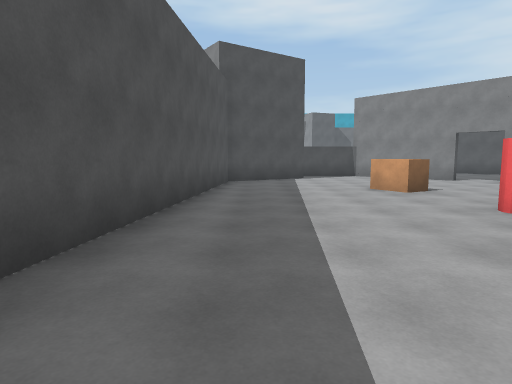
View 1 (above)

12 first-person views from a walk through a Unity game level. The camera is 1.5 m above the floor, tilts 6° down and sees 75° across. The floor is counted in squares, 2 m on a side. Each view is taken from the middle of a square. On the plan, view 1 faces up. The plan holds only what a view shows up to about 11 squares ahead; the rest is blank. The place goes on beyond the plan. The player character is not drawn.

View 2
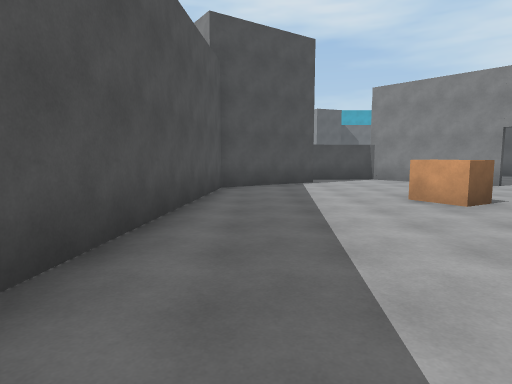

View 3
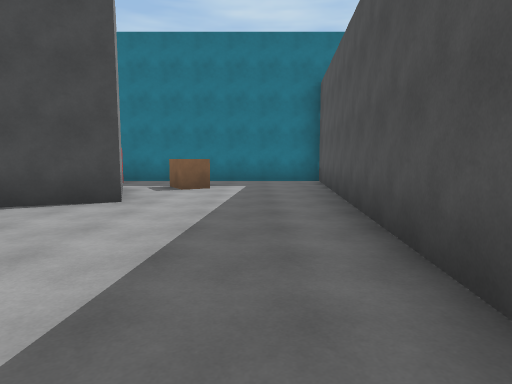

View 4
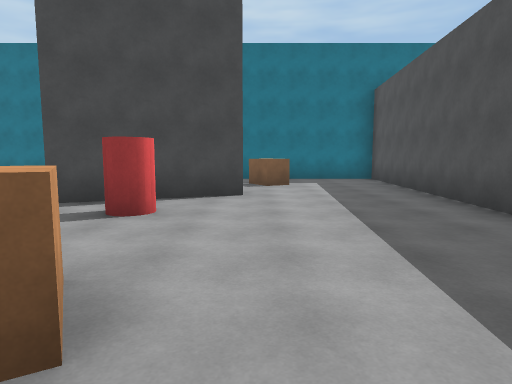

View 5
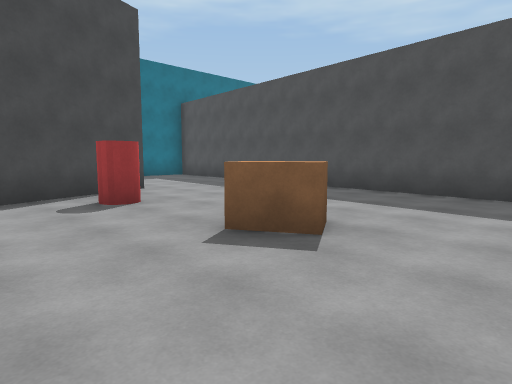

View 6
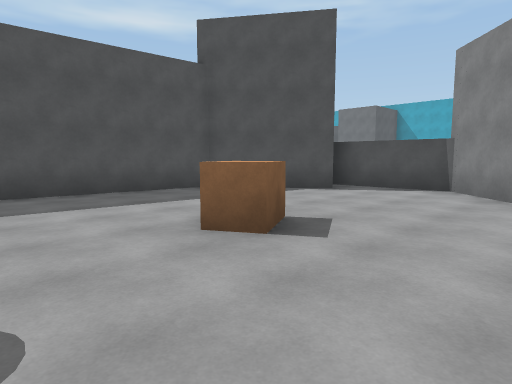

View 7
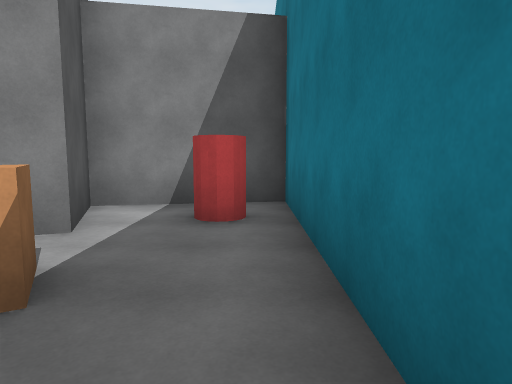

View 8
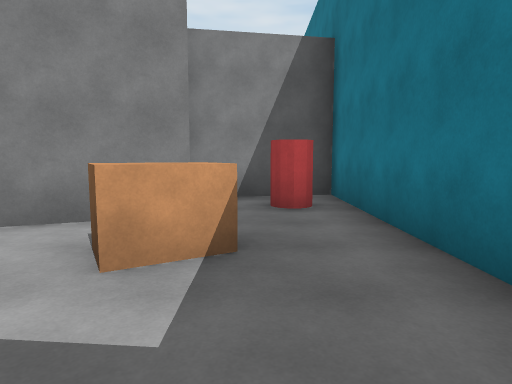

View 9
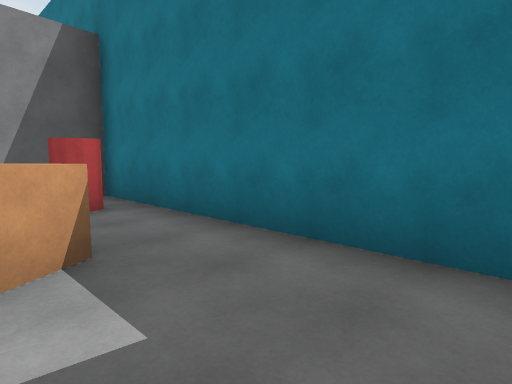

View 10
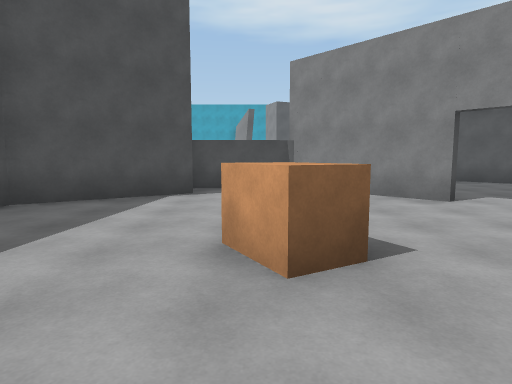

View 11
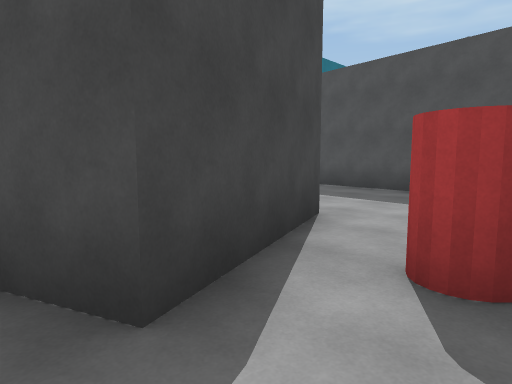

View 12
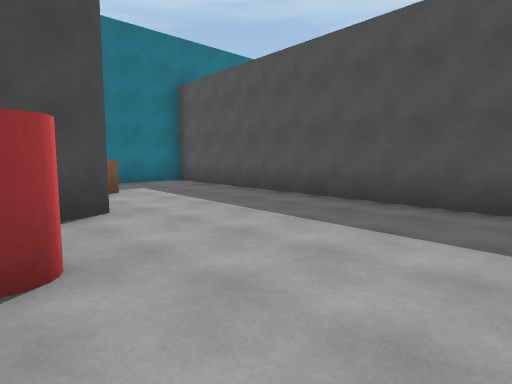

### Floor plan
Points are (right, up) in squares from view 1. A wall is a line through its corners. A room is listed if a view was taken in it or the views show most of it. See-through windows are left out.
Room 1 (views 1, 2, 3, 4, 5, 6, 7, 8, 9, 10, 11, 12)
walls: (1.7, 11.9) (-0.9, 10.2) (-2, -2.5) (5.6, -2.5) (5.1, 0.5) (3.3, -0.2) (2.3, 2.5) (5.4, 3.7) (5.7, 2.7); (4, 13.1) (1, 13)
objects: brown block (1, 0) to (2, 0); brown block (3, 7) to (3, 8); red cylinder (4, -1); red cylinder (4, 5); other object (5, 11) to (6, 13)

Where each view was taken, in squares from view 1:
view 1: 0 up, 0 right, facing up
view 2: 2 up, 0 right, facing up
view 3: 8 up, 0 right, facing down
view 4: 9 up, 2 right, facing down
view 5: 10 up, 6 right, facing down-left
view 6: 5 up, 6 right, facing up-left
view 7: 2 down, 0 right, facing right
view 8: 1 down, 1 left, facing right
view 9: 0 up, 1 left, facing down-right
view 10: 5 up, 3 right, facing up
view 11: 5 up, 6 right, facing down-left
view 12: 7 up, 4 right, facing down-left
